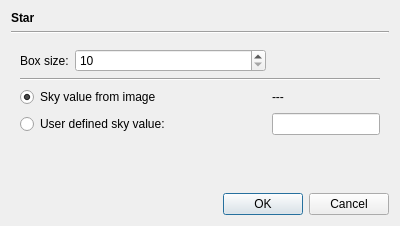
<?xml version="1.0" encoding="UTF-8"?>
<ui version="4.0">
 <class>StarDialog</class>
 <widget class="QDialog" name="StarDialog">
  <property name="geometry">
   <rect>
    <x>0</x>
    <y>0</y>
    <width>400</width>
    <height>226</height>
   </rect>
  </property>
  <property name="windowTitle">
   <string>Dialog</string>
  </property>
  <layout class="QVBoxLayout" name="verticalLayout">
   <item>
    <widget class="QLabel" name="label">
     <property name="font">
      <font>
       <bold>true</bold>
      </font>
     </property>
     <property name="text">
      <string>Star</string>
     </property>
    </widget>
   </item>
   <item>
    <widget class="Line" name="line">
     <property name="orientation">
      <enum>Qt::Orientation::Horizontal</enum>
     </property>
    </widget>
   </item>
   <item>
    <widget class="QWidget" name="widget" native="true">
     <layout class="QGridLayout" name="gridLayout">
      <item row="0" column="1">
       <widget class="QSpinBox" name="starBoxSpinner">
        <property name="sizePolicy">
         <sizepolicy hsizetype="Minimum" vsizetype="Fixed">
          <horstretch>1</horstretch>
          <verstretch>0</verstretch>
         </sizepolicy>
        </property>
        <property name="minimum">
         <number>10</number>
        </property>
        <property name="maximum">
         <number>100</number>
        </property>
       </widget>
      </item>
      <item row="4" column="0" colspan="2">
       <widget class="QRadioButton" name="userSkyButton">
        <property name="text">
         <string>User defined sky value:</string>
        </property>
        <attribute name="buttonGroup">
         <string notr="true">buttonGroup</string>
        </attribute>
       </widget>
      </item>
      <item row="2" column="0" colspan="2">
       <widget class="QRadioButton" name="imageSkyButton">
        <property name="text">
         <string>Sky value from image</string>
        </property>
        <property name="checked">
         <bool>true</bool>
        </property>
        <attribute name="buttonGroup">
         <string notr="true">buttonGroup</string>
        </attribute>
       </widget>
      </item>
      <item row="0" column="0">
       <widget class="QLabel" name="label_2">
        <property name="text">
         <string>Box size:</string>
        </property>
       </widget>
      </item>
      <item row="4" column="2">
       <widget class="QLineEdit" name="userSkyField"/>
      </item>
      <item row="1" column="0" colspan="3">
       <widget class="Line" name="line_2">
        <property name="orientation">
         <enum>Qt::Orientation::Horizontal</enum>
        </property>
       </widget>
      </item>
      <item row="2" column="2">
       <widget class="QLabel" name="imageSkyLabel">
        <property name="text">
         <string>---</string>
        </property>
       </widget>
      </item>
     </layout>
    </widget>
   </item>
   <item>
    <spacer name="verticalSpacer">
     <property name="orientation">
      <enum>Qt::Orientation::Vertical</enum>
     </property>
     <property name="sizeHint" stdset="0">
      <size>
       <width>20</width>
       <height>40</height>
      </size>
     </property>
    </spacer>
   </item>
   <item>
    <widget class="QDialogButtonBox" name="buttonBox">
     <property name="orientation">
      <enum>Qt::Orientation::Horizontal</enum>
     </property>
     <property name="standardButtons">
      <set>QDialogButtonBox::StandardButton::Cancel|QDialogButtonBox::StandardButton::Ok</set>
     </property>
    </widget>
   </item>
  </layout>
 </widget>
 <tabstops>
  <tabstop>starBoxSpinner</tabstop>
  <tabstop>imageSkyButton</tabstop>
  <tabstop>userSkyButton</tabstop>
  <tabstop>userSkyField</tabstop>
 </tabstops>
 <resources/>
 <connections>
  <connection>
   <sender>buttonBox</sender>
   <signal>accepted()</signal>
   <receiver>StarDialog</receiver>
   <slot>accept()</slot>
   <hints>
    <hint type="sourcelabel">
     <x>248</x>
     <y>254</y>
    </hint>
    <hint type="destinationlabel">
     <x>157</x>
     <y>274</y>
    </hint>
   </hints>
  </connection>
  <connection>
   <sender>buttonBox</sender>
   <signal>rejected()</signal>
   <receiver>StarDialog</receiver>
   <slot>reject()</slot>
   <hints>
    <hint type="sourcelabel">
     <x>316</x>
     <y>260</y>
    </hint>
    <hint type="destinationlabel">
     <x>286</x>
     <y>274</y>
    </hint>
   </hints>
  </connection>
 </connections>
 <buttongroups>
  <buttongroup name="buttonGroup"/>
 </buttongroups>
</ui>
